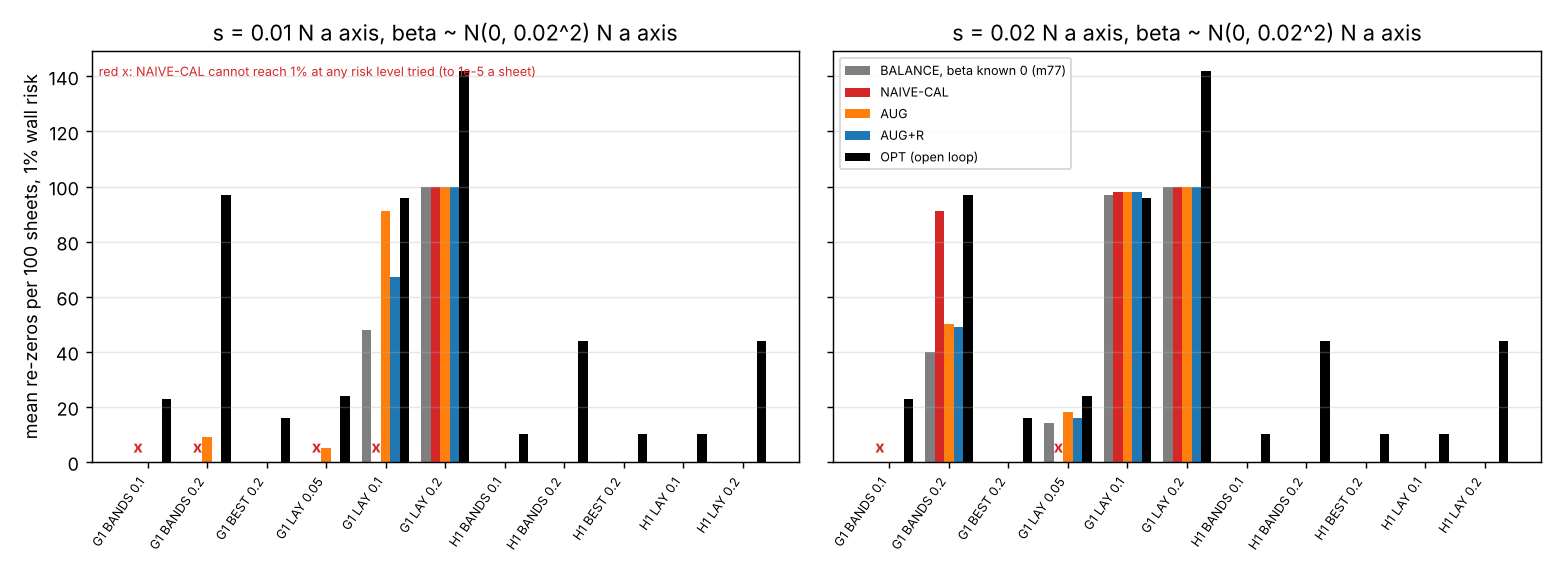

This figure's Python source:
"""Figure for milestone 78: python experiments/m78_augfilter/figure.py (reads results.json and milestones 75's and 77's).

Mean re-zeros per 100 sheets at a 1% wall risk on the 11 cases whose open-loop optimum needs at least 10, with the
free-air reading's systematic error beta drawn from N(0, 0.02^2 I) N: milestone 77's BALANCE with beta known to be 0
(reference), the naive filter recalibrated for the prior (NAIVE-CAL), the augmented filter (AUG), the augmented filter
with one reading after every tare (AUG+R), and the open-loop optimum (OPT, which needs no reading). s = 0.01 N left,
0.02 N right."""
import json
import os

import matplotlib
matplotlib.use("Agg")
import matplotlib.pyplot as plt  # noqa: E402
import numpy as np  # noqa: E402

HERE = os.path.dirname(os.path.abspath(__file__))
R = json.load(open(os.path.join(HERE, "results.json")))
R75 = json.load(open(os.path.join(HERE, "..", "m75_riskopt", "results.json")))
R77 = json.load(open(os.path.join(HERE, "..", "m77_balance", "results.json")))
SB = 0.02
keys = [k for k in R["rows"] if R75["rows"][k]["OPT"][0] >= 10]
lab = [k.replace("|", " ").replace("BANDS k+0", "BANDS").upper().replace("LAYOUT", "LAY") for k in keys]
SER = [("BALANCE, beta known 0 (m77)", "C7"), ("NAIVE-CAL", "C3"), ("AUG", "C1"), ("AUG+R", "C0"), ("OPT (open loop)", "k")]
fig, axes = plt.subplots(1, 2, figsize=(12, 4.4), sharey=True)
x = np.arange(len(keys))
w = 0.16
for ax, s in zip(axes, R["noise"]):
    for i, (name, col) in enumerate(SER):
        v = []
        for k in keys:
            c = R["rows"][k][f"{s}|{SB}"]
            if name.startswith("BALANCE"):
                v.append(R77["rows"][k][str(s)]["fresh"][1])
            elif name.startswith("OPT"):
                v.append(R75["rows"][k]["OPT"][0])
            else:
                v.append(c[name]["fresh"][1] if c[name] else np.nan)
        ax.bar(x + (i - 2) * w, v, w, color=col, label=name)
    ax.set_xticks(x, lab, rotation=55, ha="right", fontsize=7)
    ax.set_title(f"s = {s} N a axis, beta ~ N(0, {SB}^2) N a axis")
    ax.grid(alpha=0.3, axis="y")
axes[0].set_ylabel("mean re-zeros per 100 sheets, 1% wall risk")
axes[1].legend(fontsize=7, loc="upper left")
fig.tight_layout()
fig.savefig(os.path.join(HERE, "figure.png"), dpi=130)
